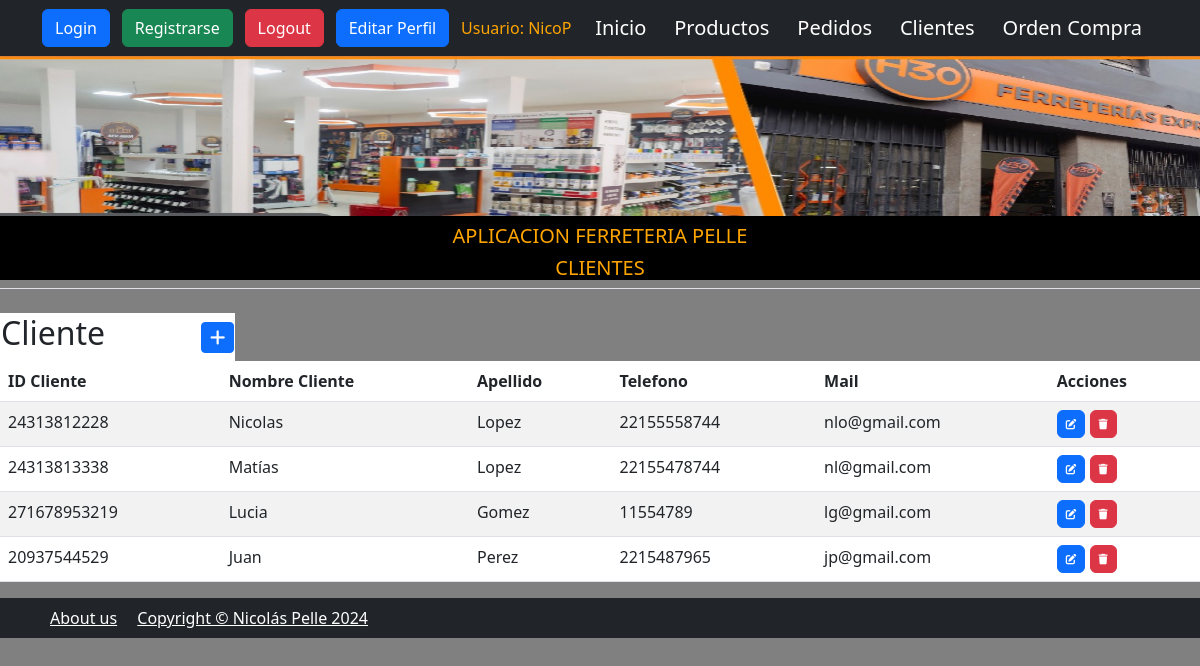
The app's page /clientes/ (signed in) with its own data.
### AppFerre/models.py (models this page shows, shortened)
class Cliente(models.Model):
    idcliente=models.IntegerField()
    nombre = models.CharField(max_length=40)
    apellido= models.CharField(max_length=40)
    telefono= models.IntegerField()
    mail= models.CharField(max_length=40)

### AppFerre/views.py (the view)
# urls.py: path('clientes/',ClienteList.as_view(),name="clientes"),
class ClienteList(LoginRequiredMixin,ListView):
     model= Cliente

### AppFerre/templates/AppFerre/cliente_list.html (shortened to what this page needs)
{% extends "AppFerre/index.html"%}
{%block titulo%}
CLIENTES </p></h5>
{% endblock titulo%}
{%block contenido%}
<table style="background-color:white">
    <tr>
        <td width= "200"> <h2> Cliente </h2> </td>
        <td>
            <a   href="{% url 'create_cliente'%}"
                 class="btn btn-primary btn-sm"
             >
            </a>
        </td>
    </tr>
<table class= "table table-striped"  style="background-color:white">
    <thead>
        <tr>
            <th> ID Cliente </th>
            <th> Nombre Cliente </th>
            <th> Apellido </th>
            <th> Telefono </th>
            <th> Mail</th>
            <th> Acciones</th>
        </tr>
    </thead>
    <tbody>
    {% for c in cliente_list %}
        <tr>
            <td>{{c.idcliente}}</td>
            <td>{{c.nombre}}</td>
            <td>{{c.apellido}}</td>
            <td>{{c.telefono}}</td>
            <td>{{c.mail}}</td>
            <td>
                <a
                    href="{%url 'update_cliente' c.id %}"
                    class="btn btn-primary"
                    style="--bs-btn-padding-y: .25rem; --bs-btn-padding-x: .5rem; --bs-btn-font-size: .75rem;"
                    >
                </a>
                  <a
                     href="{%url 'delete_cliente' c.id %}"
                     class="btn btn-danger"
                     style="--bs-btn-padding-y: .25rem; --bs-btn-padding-x: .5rem; --bs-btn-font-size: .75rem;"
                     >
                  </a>
            </td>
        </tr>
    {% endfor %}
    </tbody>
</table>
{% endblock contenido%}

### AppFerre/templates/AppFerre/index.html (shortened to what this page needs)
<!DOCTYPE html>
<html lang="en" style="background-color:gray">
    <head>
    {%load static%}
        <link href="{% static 'css/styles.css'%}" rel="stylesheet" />
        <link rel="stylesheet" href="https://cdnjs.cloudflare.com/ajax/libs/font-awesome/6.4.0/css/all.min.css">
    </head>
    <body style="background-color:gray">
        <nav class="navbar navbar-expand-lg navbar-dark bg-dark">
            <div class="container">
              <a class="btn btn-primary" href="{%url 'login'%}">Login</a>
              <a class="btn btn-success" href="{%url 'registro'%}">Registrarse</a>
              {% if user.is_authenticated%}
                  <a class="btn btn-danger" style="color:white" href="{%url 'logout'%}">Logout</a>
                  <a class="btn btn-primary" style="color:white" href="{%url 'editarPerfil'%}">Editar Perfil</a>
                  <a style="color: orange"> Usuario: {{user.username}}</a>
                  <a class="navbar-brand" href="{%url 'home'%}">Inicio</a>
                  <a class="navbar-brand" href="{%url 'productos'%}">Productos</a>
                  <a class="navbar-brand" href="{%url 'pedidos'%}">Pedidos</a>
                  <a class="navbar-brand" href="{%url 'clientes'%}">Clientes</a>
                  <a class="navbar-brand" href="{%url 'orden_compras'%}">Orden Compra</a>
                {% endif %}
            </div>
        </nav>
        <header class="tpy-1 bg-ligh border-bottom mb-4" style="background-color:gray">
            <div>
                <div style="background-color:black">
                    <a >
                      <img class="card-img-top" height="160px" background-position= "center center" background-size= "cover"
                       src="{% static 'assets/portada_ferreteria.jpg'%}"/>
                    </a>
                   <h5><p class="m-2 text-center" style= "color:orange">  APLICACION FERRETERIA PELLE</p></h5>
                    <h5><p class="m-2 text-center" style= "color:orange">
                       {%block titulo%}{%endblock titulo%}
                </div>
            </div>
        </header>
        {% block contenido %}{%endblock contenido%}
        <footer class="py-2 bg-dark">
        <div>
            <div class="container">
                <a class="m-2 text- text-white" href="{%url 'about_us'%}">About us</a>
                <a class="m-2 text-center text-white">Copyright &copy; Nicolás Pelle 2024 </a >
            </div>
        </div>
       </footer>
    </body>
</html>

### records on screen
Cliente: idcliente "24313812228", nombre "Nicolas", apellido "Lopez", telefono "22155558744", mail "nlo@gmail.com"
Cliente: idcliente "24313813338", nombre "Matías", apellido "Lopez", telefono "22155478744", mail "nl@gmail.com"
Cliente: idcliente "271678953219", nombre "Lucia", apellido "Gomez", telefono "11554789", mail "lg@gmail.com"
Cliente: idcliente "20937544529", nombre "Juan", apellido "Perez", telefono "2215487965", mail "jp@gmail.com"

### other values on screen
{{ user.username }} "NicoP"
